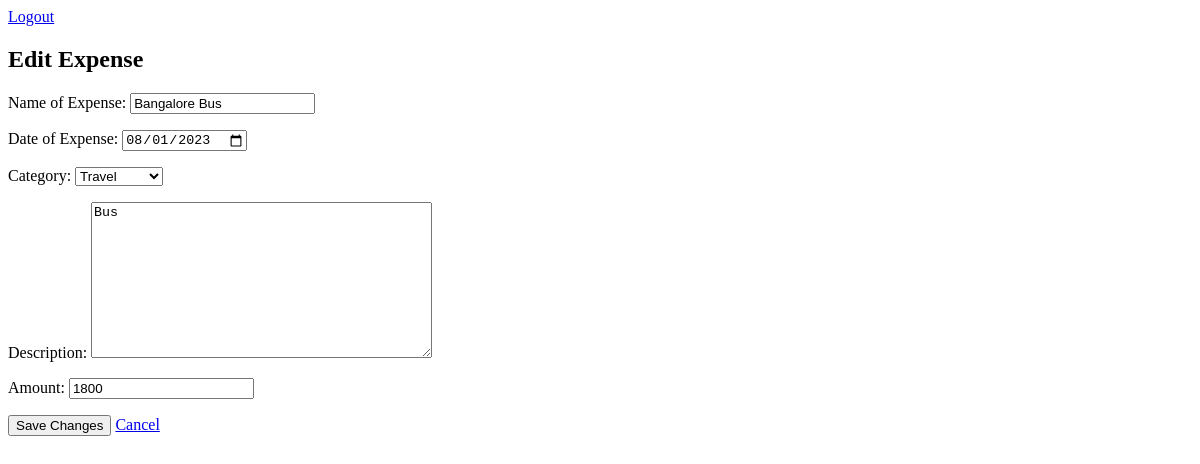
Page /edit-expense/28/ (signed in) on the committed database.
### expenses/models.py (models this page shows, shortened)
class Expense(models.Model):
    name = models.CharField(max_length=140, verbose_name='Name of Expense')
    date_of_expense = models.DateField(verbose_name='Date of Expense')
    category = models.CharField(max_length=20, choices=CATEGORY_CHOICES)
    description = models.TextField(verbose_name='Description')
    amount = models.PositiveIntegerField(verbose_name='Amount', default=0)
    created_by = models.ForeignKey(User, on_delete=models.CASCADE, related_name='expenses')
    created_at = models.DateTimeField(auto_now_add=True)
    updated_at = models.DateTimeField(auto_now=True)

### expenses/views.py (the view)
# urls.py: path('edit-expense/<int:expense_id>/', views.update_expense, name='update_expense'),
@login_required
def update_expense(request, expense_id):
    if request.user.is_superuser:
        expense=get_object_or_404(Expense,id=expense_id)
    else:
        expense = get_object_or_404(Expense, id=expense_id, created_by=request.user)
    if request.method == 'POST':
        form = CreateExpenseForm(request.POST or None, instance=expense)
        if form.is_valid():
            form.save()
            return redirect('view_expenses')
    else:
        form = CreateExpenseForm(instance=expense)
    return render(request, 'edit_expense.html', {'form': form, 'expense': expense})

### expenses/forms.py
class CreateExpenseForm(forms.ModelForm):
    class Meta:
        model = Expense
        fields = ['name', 'date_of_expense', 'category', 'description', 'amount']
        widgets = {
            'date_of_expense': forms.DateInput(attrs={'type': 'date'}),
        }

### expenses/templates/edit_expense.html (shortened to what this page needs)
{% extends 'base.html' %}
{% block content %}
  <h2>Edit Expense</h2>
  <form method="post">
    {{ form.as_p }}
    <button type="submit" value="update_expense">Save Changes</button>
    <a href="{% url 'view_expenses' %}">Cancel</a>
  </form>
{% endblock %}

### rows in the picture
Expense: name "Bangalore Bus", date_of_expense "08/01/2023", category "Travel", description "Bus", amount "1800"
